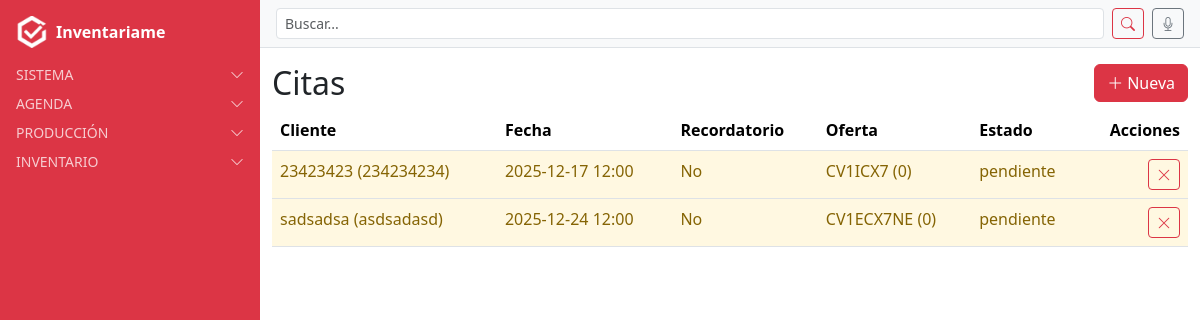
Page /citas/ (signed in) on the earlier database version.
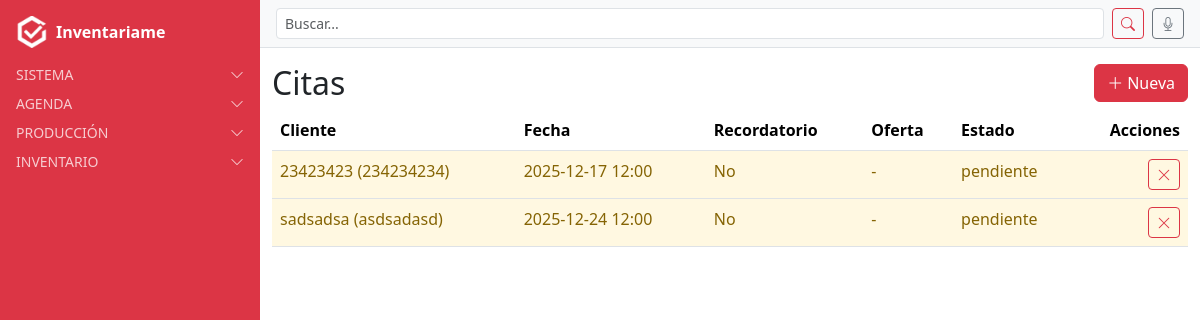
Same page on the later database version.
### citas/models.py (models this page shows, shortened)
class Cita(models.Model):
    ESTADOS = [
        ("pendiente", "Pendiente"),
        ("completada", "Completada"),
    ]
    cliente = models.ForeignKey(Cliente, on_delete=models.CASCADE, related_name='citas')
    usuario = models.ForeignKey(User, on_delete=models.CASCADE, related_name='citas')
    fecha = models.DateTimeField()
    recordatorio = models.BooleanField(default=False,blank=True)
    oferta = models.ForeignKey(Oferta, on_delete=models.SET_NULL, null=True, blank=True, related_name='citas')
    estado = models.CharField(max_length=20, choices=ESTADOS, default="pendiente",blank=True)
    numero_instalacion = models.IntegerField(default=0)  # NUEVO CAMPO
    class Meta:
        verbose_name = "Cita"
        verbose_name_plural = "Citas"

### oferta/models.py (models this page shows, shortened)
class Oferta(models.Model):
    nombre = models.CharField(max_length=150)
    referencia = models.ForeignKey(
        Referencia,
        on_delete=models.CASCADE,
        related_name="ofertas",
        default=1
    )
    valor = models.IntegerField(
        choices=[(3, "0 + 3"), (4, "0 + 4"), (5, "0 + 5"), (7, "0 + 7"), (10, "0 + 10")],
        help_text="Selecciona uno de los valores permitidos"
    )
    class Meta:
        verbose_name = "Oferta"
        verbose_name_plural = "Ofertas"
        ordering = ["nombre"]

### clientes/models.py (models this page shows)
class Cliente(models.Model):
    nombre = models.CharField(max_length=200)
    telefono = models.CharField(max_length=20, blank=True, null=True)  # NUEVO CAMPO
    direccion = models.ForeignKey(
        Address,
        on_delete=models.SET_NULL,
        null=True,
        blank=True,
        related_name="clientes_principal"
    )
    usuario = models.ForeignKey(
        User,
        on_delete=models.CASCADE,
        related_name="clientes",
        null=True,  # permite nulos en registros antiguos
        blank=True  # permite dejarlo vacío en formularios
    )
    class Meta:
        verbose_name = "Cliente"
        verbose_name_plural = "Clientes"
    def __str__(self):
        return f"{self.nombre} ({self.telefono or 'sin teléfono'})"

### citas/views.py (the view)
# urls.py: path('', CitaListView.as_view(), name='cita_list'),
class CitaListView(LoginRequiredMixin, ListView):
    model = Cita
    template_name = "citas/citas_list.html"

### users/context_processors.py (called while the page is built)
def alertas_processor(request):
    if not request.user.is_authenticated:
        return {}
    ahora = timezone.now()
    proximas_con_recordatorio = Cita.objects.filter(
        usuario=request.user, recordatorio=True,
        fecha__gte=ahora, fecha__lte=ahora + timedelta(days=1)
    )
    if proximas_con_recordatorio.exists():
        return {"alertas": f"Tienes {proximas_con_recordatorio.count()} cita(s) con recordatorio en 24h"}
    return {}

### users/mixins.py (called while the page is built)
    def dispatch(self, request, *args, **kwargs):
        if not request.user.is_authenticated:
            return self.handle_no_permission()
        return super().dispatch(request, *args, **kwargs)

### citas/templates/citas/citas_list.html
{% extends "base.html" %}
{% load tz %}
{% block content_authenticated %}
{% now "Y-m-d" as today %}
<div class="d-flex align-items-center justify-content-between mb-2">
  <h2 class="mb-0">Citas</h2>
  <a class="btn btn-danger" href="{% url 'cita_create_card' %}">
    <i class="bi bi-plus-lg me-1"></i>Nueva
  </a>
</div>
<table class="table table-hover">
  <thead>
    <tr>
      <th>Cliente</th>
      <th>Fecha</th>
      <th>Recordatorio</th>
      <th>Oferta</th>
      <th>Estado</th>
      <th class="text-end">Acciones</th>
    </tr>
  </thead>
  <tbody>
    {% for obj in object_list %}
    {% with cita_dia=obj.fecha|localtime|date:"Y-m-d" estado=obj.estado|lower %}
    <tr class="cita-row
      {% if estado == 'pendiente' and cita_dia == today %}
        cita-hoy cita-pendiente
      {% elif estado == 'pendiente' %}
        cita-pendiente
      {% elif estado == 'completada' %}
        cita-completada
      {% endif %}"
      onclick="window.location.href='{% url 'cita_detail' obj.pk %}'">
      <td>{{ obj.cliente }}</td>
      <td>{{ obj.fecha|localtime|date:"Y-m-d H:i" }}</td>
      <td>{{ obj.recordatorio|yesno:"Sí,No" }}</td>
      <td>
        {% if obj.oferta %}
          {{ obj.oferta.nombre }} ({{ obj.oferta.valor }})
        {% else %}
          -
        {% endif %}
      </td>
      <td>{{ obj.estado|default:"-" }}</td>
      <td class="text-end">
        <a href="{% url 'cita_delete' obj.pk %}" class="btn btn-sm btn-outline-danger" title="Eliminar">
          <i class="bi bi-x-lg"></i>
        </a>
      </td>
    </tr>
    {% endwith %}
    {% empty %}
    <tr><td colspan="6">Sin registros</td></tr>
    {% endfor %}
  </tbody>
</table>
{% endblock %}

Differences in the rows shown:
changed Cita (number 1 of 2 on the later page): oferta.nombre "CV1ICX7" → (not shown); oferta.valor "0" → (not shown); oferta_id "( )" → "-"
changed Cita "sadsadsa (asdsadasd)": oferta.nombre "CV1ECX7NE" → (not shown); oferta.valor "0" → (not shown); oferta_id "( )" → "-"
